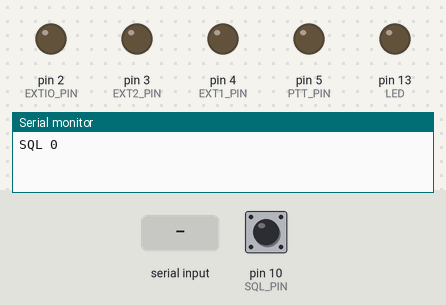
The sketch below on a simulated Arduino Uno, built with avr-gcc and run on an emulated ATmega328P. Parts: output pins drawn as LEDs (lit = HIGH), the last lines printed to the serial monitor. The test bench sets the inputs (shaded band); at power-on: pin 10 (SQL_PIN) HIGH.

Above: at 0.04 s.
At 1.2 s:
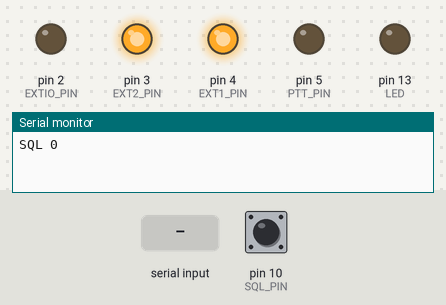
1.3 s: "MODE\n" received over Serial
At 1.35 s:
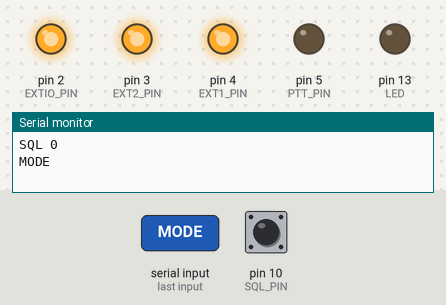
2.9 s: "PTT\n" received over Serial
4.4 s: "DEBUG\n" received over Serial
Timing chart, 0 to 7.4 s (numbered marks = the images above; inputs shaded):
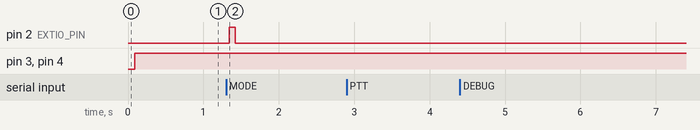

Measured:
- after the input at 1.3 s, pin 2 (EXTIO_PIN): LOW → HIGH at once, → LOW 0.08 s later

The sketch:

dr1x-interface.ino
```cpp
const int LED       = LED_BUILTIN;
const int SQL_PIN   = 10; // pin that is polled to check SQL level.

const int EXTIO_PIN = 2;
const int EXT1_PIN  = 4;
const int EXT2_PIN  = 3;
const int PTT_PIN   = 5;

const bool EXT1_AUTOAUTO = HIGH;
const bool EXT2_AUTOAUTO = HIGH;

const bool EXT1_AUTOFM = LOW;
const bool EXT2_AUTOFM = LOW;

const bool EXT1_FMFM = LOW;
const bool EXT2_FMFM = HIGH;

const int MODE_AUTOAUTO = 0;
const int MODE_AUTOFM = 1;
const int MODE_FMFM = 2;

const int mode_delay_ms = 80;

// Mode config
int mode_standby = MODE_AUTOAUTO;
int mode_ptt     = MODE_FMFM; // Only FMFM makes sense here, but is still configurable

bool debug = false;

String input_string = "";         // a string to hold incoming data
boolean string_complete = false;  // whether the string is complete

bool ptt = LOW; // set this to HIGH to trigger PTT sequence. Set to LOW to trigger reverse sequence.
int ptt_sequence = 2; // initialize at 2 to get handle_ptt_sequence() to init to the configured standby mode

unsigned long ptt_sequence_started = 0; // used to track ptt sequence progress
unsigned long ptt_started = 0; // used to trig automatic keydown
unsigned long ptt_max_ms = 600000; // automatic keydown after 10 minutes

bool sql = LOW; // used to track squelch level

void setup() {
  pinMode(LED, OUTPUT);
  pinMode(SQL_PIN, INPUT_PULLUP);
  pinMode(EXTIO_PIN, OUTPUT);
  pinMode(EXT1_PIN,  OUTPUT);
  pinMode(EXT2_PIN,  OUTPUT);
  pinMode(PTT_PIN,   OUTPUT);

  Serial.begin(9600);
  input_string.reserve(200);
  //Serial.println("# READY");

}

void loop() {
  handle_serial_input();
  if (string_complete) {
    handle_input_string();
    string_complete = false;
    input_string = "";
  }

  handle_sql();
  handle_ptt_sequence();

  // Idle a bit...
  delay(10);
}

void handle_serial_input() {
  if (Serial.available() > 0) {
    // get the new byte:
    char inChar = (char)Serial.read();

    // if the incoming character is a newline, set a flag
    // so the main loop can do something about it:
    if (inChar == '\n' || inChar == '\r') {
      // Both Carriage Return and Linefeed characters trig command parsing.
      // If someone uses both, the second will just be parsed as an empty command and ignored.
      // This ensures that all "client" configurations work
      string_complete = true;
    } else {
      // add it to the input_string:
      input_string += inChar;
    }
  }
}

void handle_input_string() {
  Serial.println(input_string);

  if(input_string.startsWith("PTT")) {
    handle_cmd_ptt(input_string);
  } else if (input_string.startsWith("MODE")) {
    handle_cmd_mode(input_string);
  } else if (input_string.startsWith("DEBUG")) {
    handle_cmd_debug(input_string);
  }
}

void handle_sql() {
  bool sql_read;
  sql_read = digitalRead(SQL_PIN);
  if(sql_read != sql) {
    // Squelch level changed
    sql = sql_read;
    if(sql_read == HIGH) { // test for HIGH assumes Reverse logic on this pin
      Serial.println("SQL 0");
    } else {
      Serial.println("SQL 1");
    }
  }
}

void handle_cmd_ptt(String input_string) {
  if(input_string.endsWith("1")) {
     set_ptt(HIGH);
  } else {
    set_ptt(LOW);
  }
}

void handle_cmd_debug(String input_string) {
  if(input_string.endsWith("1")) {
    debug = true;
  } else {
    debug = false;
  }
}

void handle_cmd_mode(String input_string) {
  if(input_string.endsWith("AUTOAUTO")) {
    mode_standby = MODE_AUTOAUTO;
  } else if(input_string.endsWith("AUTOFM")) {
    mode_standby = MODE_AUTOFM;
  } else if(input_string.endsWith("FMFM")) {
    mode_standby = MODE_FMFM;
  }
  // Reset mode if PTT is low
  if(ptt == LOW) {
    ptt_sequence = 2;
    // This introduces a race condition unless we sneak in the EXTIO_PIN here.
    digitalWrite(EXTIO_PIN, HIGH);
    // Just in case the PTT command comes along before the sequence can reset fully.
  }
}

void set_ptt(bool level) {
  ptt = level;
  if(debug) {
    Serial.print("ptt ");
    Serial.println(ptt);
  }
  ptt_sequence_started = millis();
  if(ptt == HIGH) {
    ptt_started = millis();
  }
}

void handle_ptt_sequence() {
  // This function is run every loop iteration.
  // It's purpose is to see if there's some pin switching that needs to be done.

  // Automatic keydown timer
  if((ptt == HIGH) && ((ptt_started + ptt_max_ms) < millis())) {
    if(debug) Serial.println("ptt 0 (auto)");
    ptt = LOW;
  }

  // Sequencing
  if(millis() >= (ptt_sequence_started + mode_delay_ms)) {
    if((ptt == HIGH && ptt_sequence < 3) || (ptt == LOW && ptt_sequence > 0)) {

      if(ptt == HIGH) { // Going up
        ptt_sequence ++;
        switch(ptt_sequence) {
          case 1:
            // Set Ext I/O pin
            digitalWrite(EXTIO_PIN, HIGH);
            break;
          case 2:
            // Set Mode pins
            if(debug) Serial.print("mode ");
            switch(mode_ptt) {
              case MODE_AUTOAUTO:
                if(debug) Serial.println("autoauto");
                digitalWrite(EXT1_PIN, EXT1_AUTOAUTO);
                digitalWrite(EXT2_PIN, EXT2_AUTOAUTO);
                break;
              case MODE_AUTOFM:
                if(debug) Serial.println("autofm");
                digitalWrite(EXT1_PIN, EXT1_AUTOFM);
                digitalWrite(EXT2_PIN, EXT2_AUTOFM);
                break;
              case MODE_FMFM:
                if(debug) Serial.println("fmfm");
                digitalWrite(EXT1_PIN, EXT1_FMFM);
                digitalWrite(EXT2_PIN, EXT2_FMFM);
                break;
            }
            break;
          case 3:
            // Set PTT pin
            digitalWrite(PTT_PIN, HIGH);
            digitalWrite(LED, HIGH);
            break;
        }
      } else if(ptt == LOW) { // Going down
        ptt_sequence --;
        switch(ptt_sequence) {
          case 0:
            // Reset Ext I/O pin
            digitalWrite(EXTIO_PIN, LOW);
            break;
          case 1:
            // Reset Mode pins
            if(debug) Serial.print("mode ");
            switch(mode_standby) {
              case MODE_AUTOAUTO:
                if(debug) Serial.println("autoauto");
                digitalWrite(EXT1_PIN, EXT1_AUTOAUTO);
                digitalWrite(EXT2_PIN, EXT2_AUTOAUTO);
                break;
              case MODE_AUTOFM:
                if(debug) Serial.println("autofm");
                digitalWrite(EXT1_PIN, EXT1_AUTOFM);
                digitalWrite(EXT2_PIN, EXT2_AUTOFM);
                break;
              case MODE_FMFM:
                if(debug) Serial.println("fmfm");
                digitalWrite(EXT1_PIN, EXT1_FMFM);
                digitalWrite(EXT2_PIN, EXT2_FMFM);
                break;
            }
            break;
          case 2:
            // Reset PTT pin
            digitalWrite(PTT_PIN, LOW);
            digitalWrite(LED, LOW);
            break;
        }
      }
      if(debug) {
        Serial.print("ptt_sequence ");
        Serial.println(ptt_sequence);
      }
      ptt_sequence_started = millis();
    }
  }
}
```
